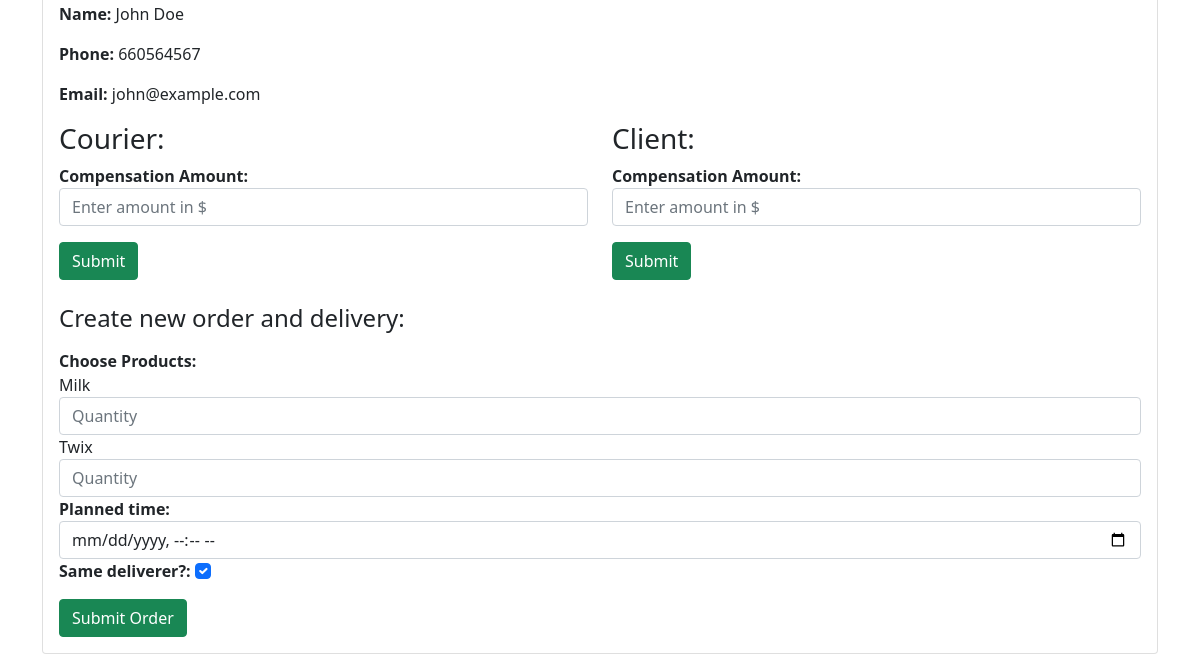
/delivery/6/ (signed in, lower part), run on an earlier commit of the app's database.
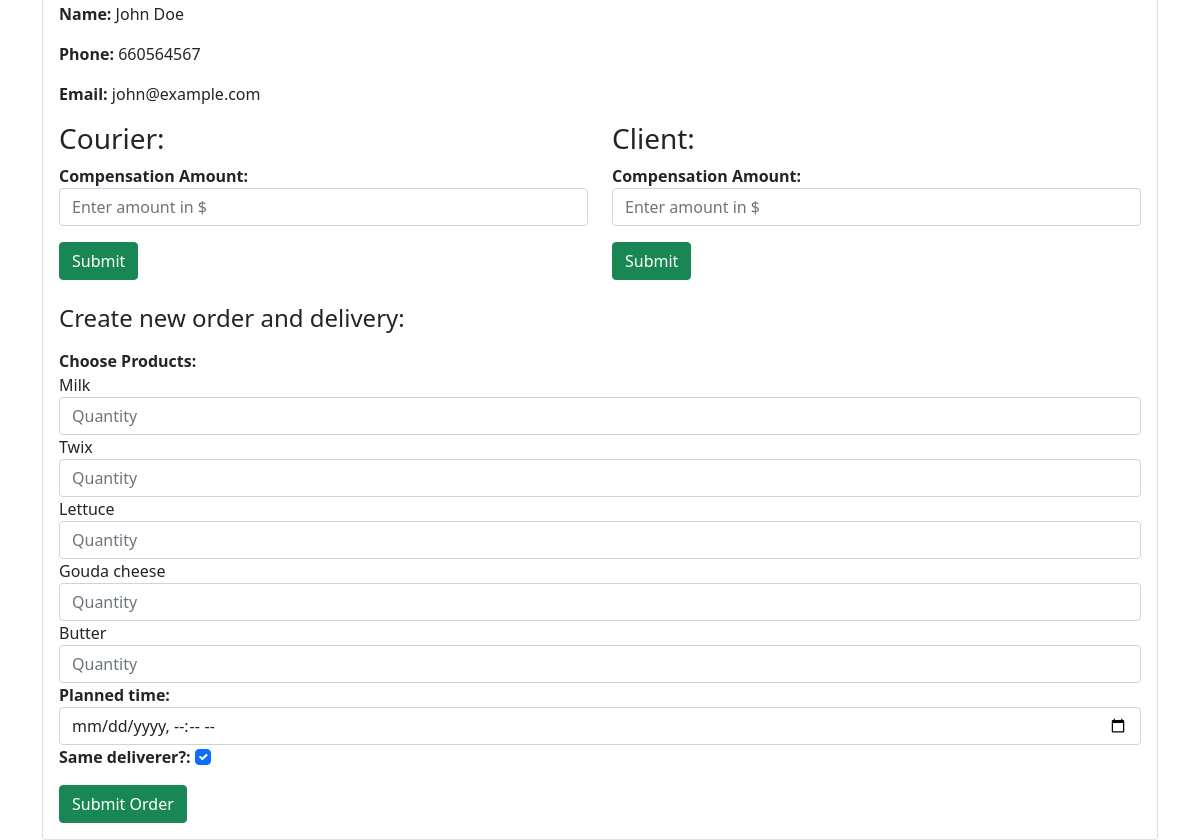
And on a later commit of the database.
### shop/models.py (models this page shows, shortened)
class Product(models.Model):
    name = CharField(max_length=255)
    description = TextField(null=True, blank=True)
    price = DecimalField(max_digits=19, decimal_places=2)
    image = ImageField(upload_to='products/', default=None, blank=True, null=True)
    discount = DecimalField(max_digits=5, decimal_places=2) # not as percents, but as 0.2 and 0.05 an etc
    above_18_years = models.BooleanField(default=False)
    category = ForeignKey(ProductCategory, on_delete=models.CASCADE, related_name='products')
    vat = ForeignKey(VAT, on_delete=models.CASCADE)

### shop/views/workers.py (the view)
# urls.py: path('delivery/<int:d_id>/', workers.delivery, name='delivery'),
@user_passes_test(is_support_worker)
def delivery(request, d_id):
    delivery = get_object_or_404(Delivery, pk=d_id)
    order = delivery.order
    incident = delivery.incidents.last()
    chat_messages = [{'sender': 'Courier', 'message': '...'}]  # Example data
    context = {
        'd_id': d_id,
        'delivery': delivery,
        "order": order,
        "order_products": order.order_products.all(),
        'courier': delivery.deliverer,
        'client': order.client,
        'chat_messages': chat_messages,
        'incident': incident,
        'products': Product.objects.all()
    }
    return render(request, 'shop/workers/delivery.html', context)

### shop/views/workers.py (called while the page is built)
def is_support_worker(user):
    if not user.is_authenticated:
       return False # redirects to login
    if not hasattr(user, 'worker_profile'):
        raise PermissionDenied("You are not a registered worker.") # raises 403
    if user.worker_profile.role.name != 'Support':
        raise PermissionDenied("You do not have the 'Support' role.") # raises 403
    return True # allows

### shop/templates/shop/workers/delivery.html (shortened to what the changed rows need)
{% extends 'base.html' %}
{% load static %}
{% block content %}
    <div class="container mt-5">
        <div class="card">
            <div class="card-body">
                {% if not incident %}
                    <div hidden id="incident-block">
                {% else %}
                    <div id="incident-block">
                {% endif %}
                <div class="row mt-3">
                    <div class="col-md-12">
                        <form id="productSelectionForm" method="post"
                              action="{% url 'confirm_order_and_delivery' delivery.id %}">
                            <div class="form-group">
                                <div id="product-selection-list">
                                    {% for product in products %}
                                        <div class="product-item">
                                            <label>{{ product.name }}</label>
                                            <input type="number" name="product_{{ product.id }}" min="1"
                                                   class="form-control product-quantity" placeholder="Quantity"/>
                                        </div>
                                    {% endfor %}
                                </div>
                            </div>
                        </form>
                    </div>
                </div>
                </div>
                </div>
            </div>
        </div>
{% endblock %}

What changed in the data, as far as the page shows it:
added Product: name "Lettuce"
added Product: name "Gouda cheese"
added Product: name "Butter"
